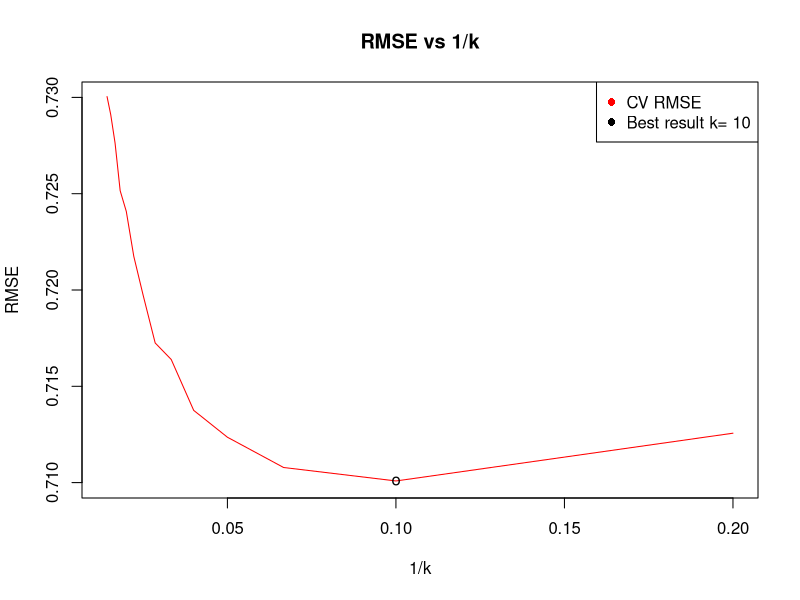
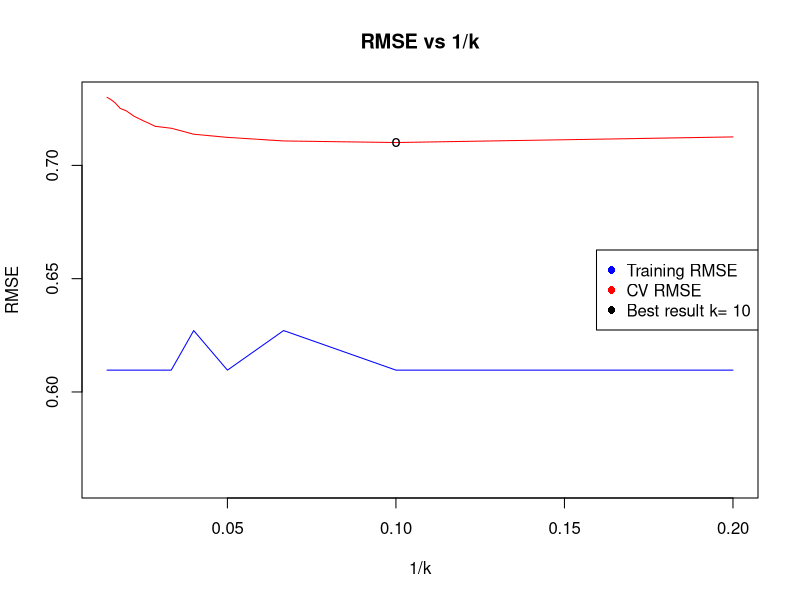

Source code (R) for these figures, in order:
## ---- chunk 1
# Clear workspace, install library & import data
library("caret")
library("Metrics")
set.seed(1234)

rm(list = ls())

data.trn <- read.csv("wineq_train.csv", stringsAsFactors=F)
## ---- chunk 2
str(data.trn)
## ---- chunk 3
## Calculate RMSE for different values of k
ctrl <- trainControl(method="cv", number=10) #10 fold cross validation

K <- seq(5, 70, by=5)

model <- train(quality ~ .,
               method = "knn",
               trControl = ctrl,
               preProcess = c("center","scale"),
               tuneGrid = data.frame(k=K),
               data = data.trn)

#print(model)
#plot(model)

train_rmse <- rep(NA, length(K))
i <- 1
for (k in K){
  modelCV <- train(quality ~ .,
                 method = "knn",
                 trControl = ctrl,
                 preProcess = c("center","scale"),
                 data = data.trn)
  predictions_train <- predict(modelCV, newdata = data.trn)
  train_rmse[i] <- rmse(data.trn$quality, predictions_train)
  i <- i + 1
}
## ---- chunk 4
## Plot RMSE vs 1/k
plot(1/model$results$k, model$results$RMSE, type = "l", xlab = "1/k", ylab = "RMSE", main = "RMSE vs 1/k", col="red", ylim=c(0.71,0.73))

best_k = model$bestTune$k
index = which.min(model$results$RMSE)
points(1/best_k, model$results$RMSE[index], pch = "o", col = "black")
legend("topright", legend = c("CV RMSE", paste("Best result k=", best_k)), col = c("red", "black"), pch = 16)
## ---- chunk 5
## Plot RMSE vs 1/k
plot(1/model$results$k, model$results$RMSE, type = "l", xlab = "1/k", ylab = "RMSE", main = "RMSE vs 1/k", col="red", ylim=c(0.56,0.73))
points(1/K, train_rmse, type = "l", pch = 16, col = "blue")

best_k = model$bestTune$k
index = which.min(model$results$RMSE)
points(1/best_k, model$results$RMSE[index], pch = "o", col = "black")
legend("right", legend = c("Training RMSE", "CV RMSE", paste("Best result k=", best_k)), col = c("blue", "red", "black"), pch = 16)
